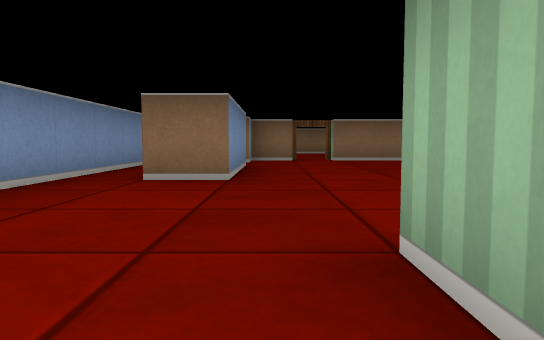
view 1 (above)

24 first-person views from a walk through a cub3D ray-caster map. The camera is about half as high as the walls, tilts 4° down and sees 70° across. The floor is counted in squares. Each view is taken from the middle of a square. On the plan, view 1 faces up. The plan holds only what a view shows up to about 9 squares ahead; the rest is blank.

view 2
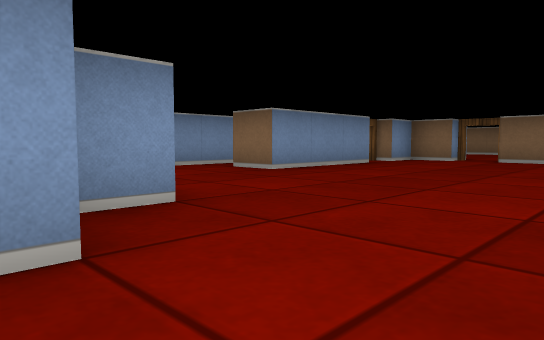

view 3
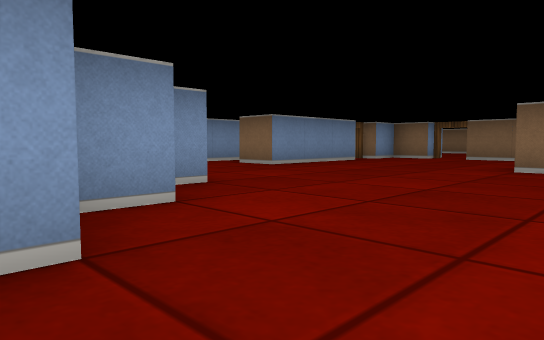

view 4
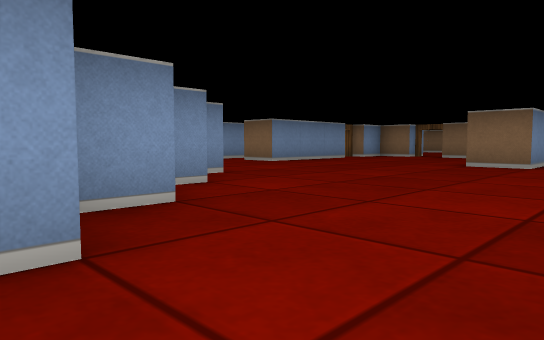

view 5
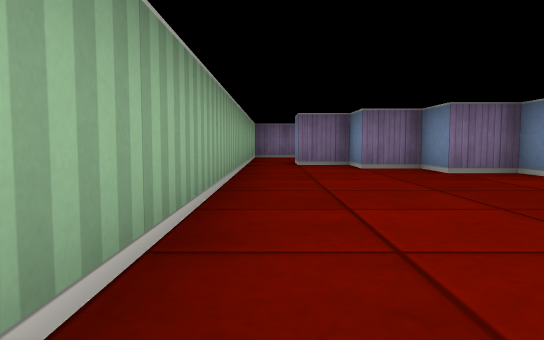

view 6
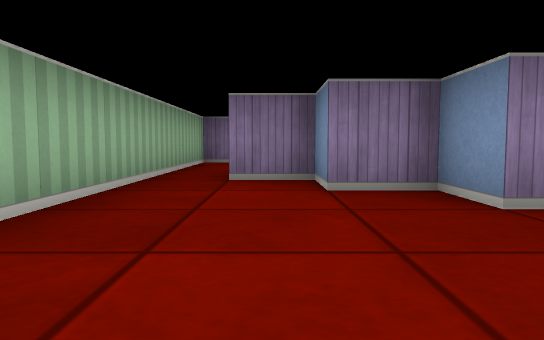

view 7
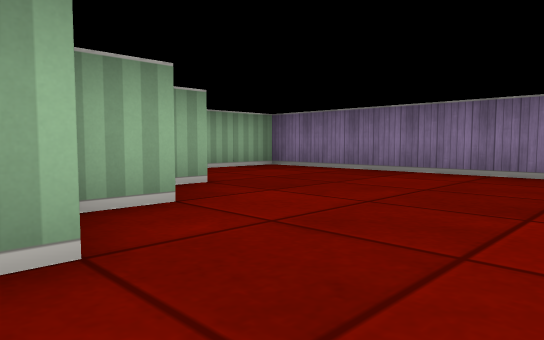

view 8
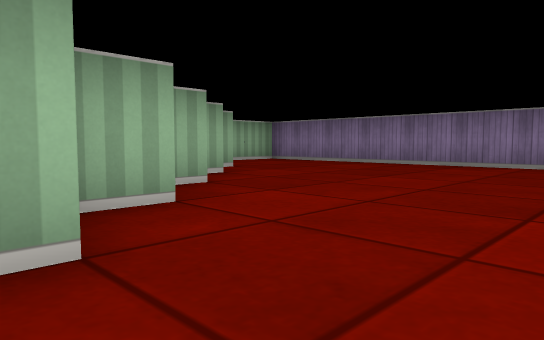

view 9
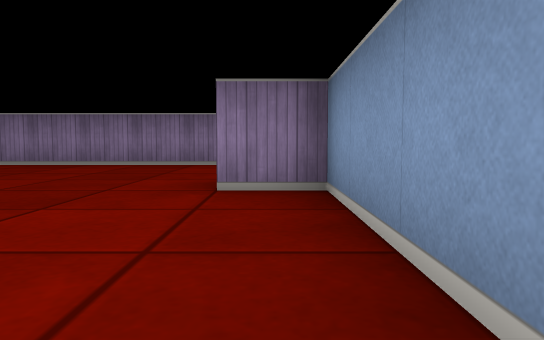

view 10
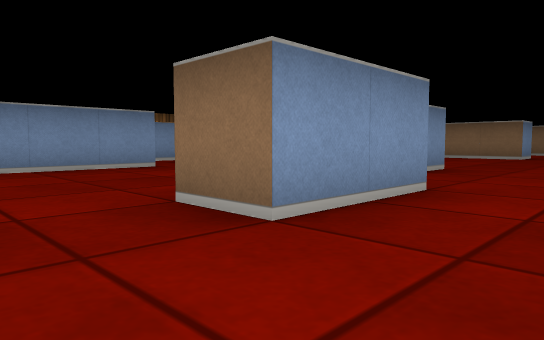

view 11
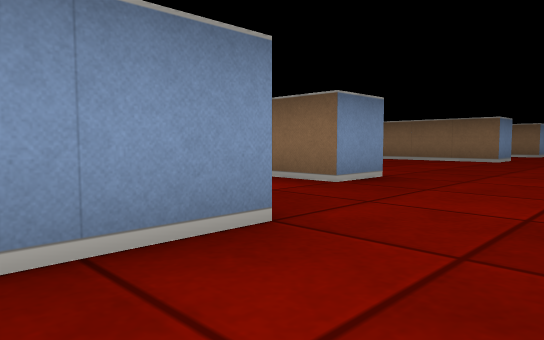

view 12
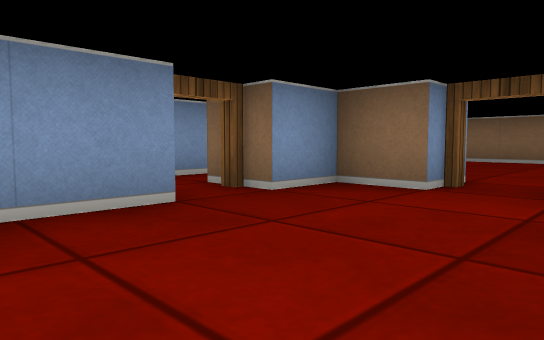

view 13
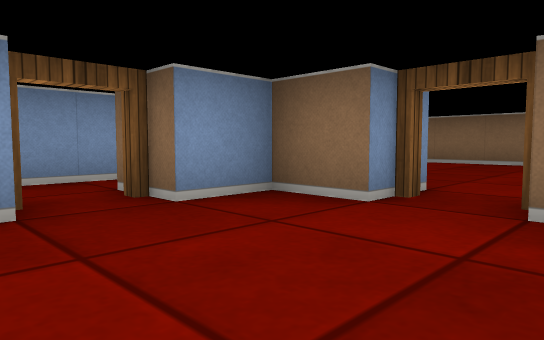

view 14
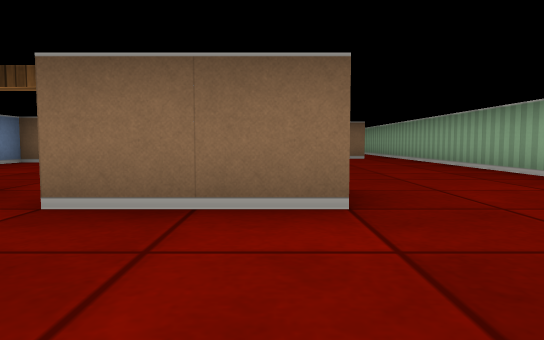

view 15
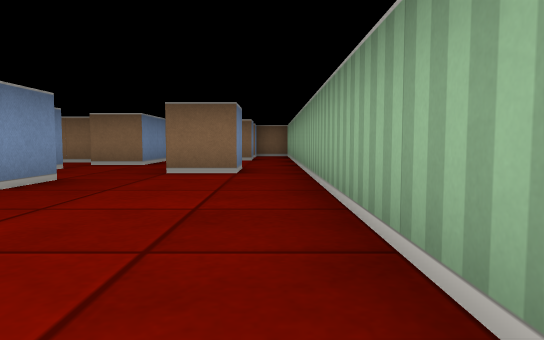

view 16
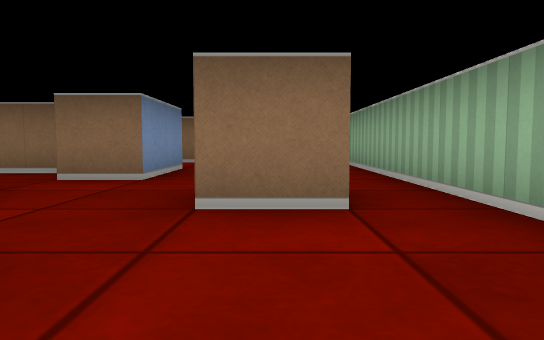

view 17
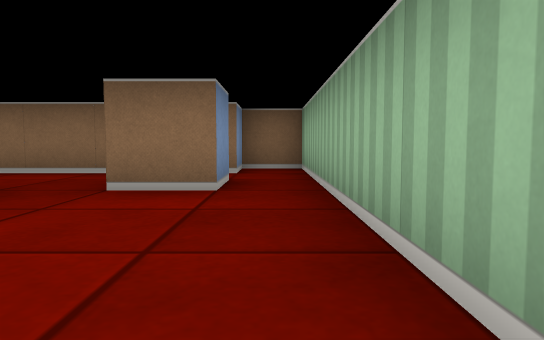

view 18
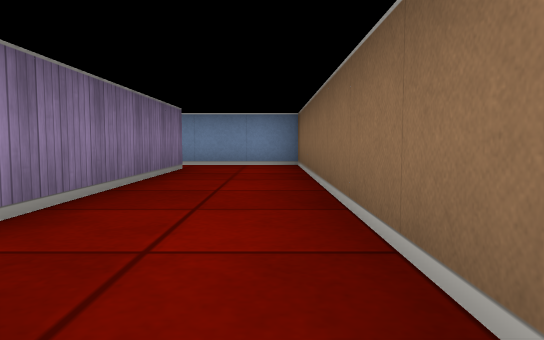

view 19
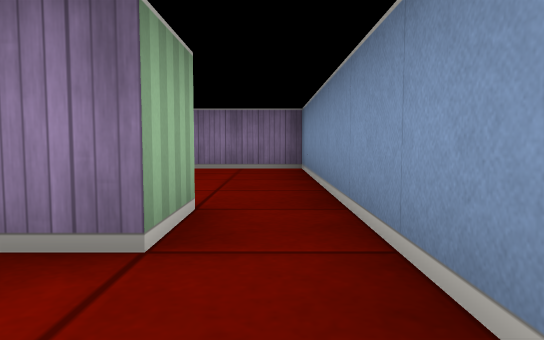

view 20
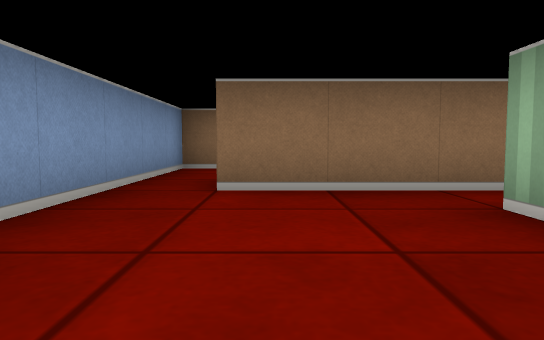

view 21
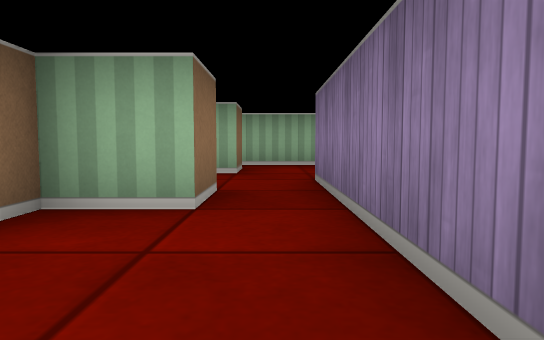

view 22
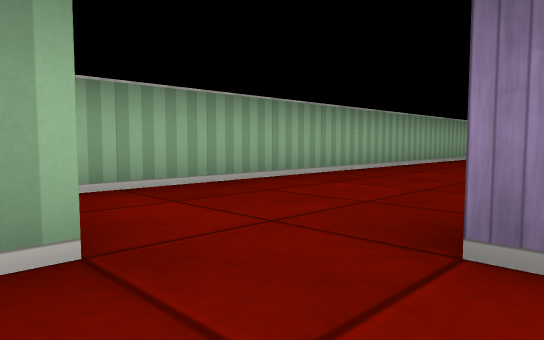

view 23
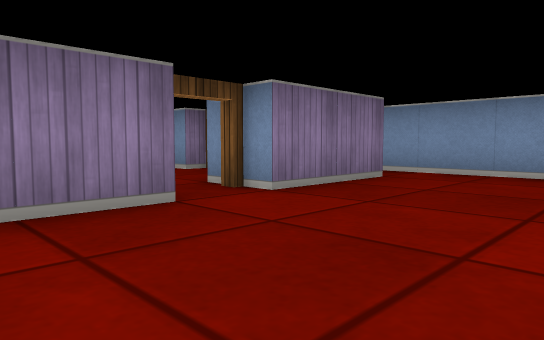

view 24
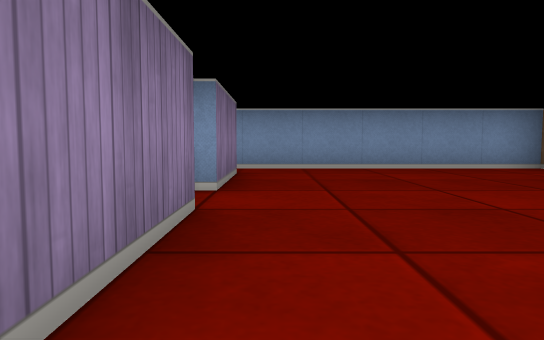

### Floor plan
Ten units are one square. View 1 is at (0, 0); x grows to the right and y downward. Boxes are objects, and circles mark ways between rooms. Rooms are numbered by the first view taken in them; rooms with no view inside come last. Other rooms are left out.
<svg viewBox="-30 -250 100 320">
<path fill="none" stroke="#000" d="M25 -6 25 5 35 5 35 15 45 15 45 25 55 25 55 35M15 -16 15 -8M5 -4 5 -15M15 6 15 -2M25 16 25 10M35 26 35 18M-25 -4 -25 25 -15 25M45 -55 35 -55M45 36 45 30M-25 -45 -25 -35M-5 -75 -5 -45 -15 -45M-10 65 65 65 65 -44M25 -95 15 -95M5 -95 -5 -95 -5 -85M25 -175 15 -175M4 -155 -25 -155 -25 -45M5 -165 35 -165 35 -155 26 -155M55 -184 55 -175 45 -175 45 -179M14 -105 35 -105 35 -95 25 -95M21 -205 4 -205M-16 -105 5 -105M35 -215 35 -195 25 -195M-15 -205 -15 -215 29 -215M65 -86 65 -245 55 -245 55 -235 -25 -235 -25 -205M45 -76 45 -55M55 -225 55 -215 45 -215M4 -205 -15 -205M-25 -205 -25 -165 5 -165M15 -175 15 -185"/>
<circle cx="-10" cy="-80" r="3" fill="#2a7"/>
<circle cx="-20" cy="-50" r="3" fill="#2a7"/>
<circle cx="10" cy="-100" r="3" fill="#2a7"/>
<circle cx="35" cy="-85" r="3" fill="#2a7"/>
<circle cx="55" cy="-65" r="3" fill="#2a7"/>
<circle cx="-20" cy="-210" r="3" fill="#2a7"/>
<circle cx="10" cy="-200" r="3" fill="#2a7"/>
<circle cx="15" cy="-170" r="3" fill="#2a7"/>
<text x="20" y="-10">1</text>
<text x="30" y="-150">2</text>
<text x="-10" y="-190">3</text>
</svg>
Room 1 opens to room 2. Room 2 opens to room 3.

Where each view was taken, in squares from view 1:
view 1: 0 up, 0 right, facing up
view 2: 0 up, 4 right, facing up-left
view 3: 1 down, 5 right, facing up-left
view 4: 2 down, 6 right, facing up-left
view 5: 5 up, 6 right, facing down
view 6: 2 up, 5 right, facing down
view 7: 1 down, 1 right, facing down-right
view 8: 1 up, 1 left, facing down-right
view 9: 1 up, 2 left, facing down
view 10: 4 up, 6 right, facing up-left
view 11: 6 up, 6 right, facing up-left
view 12: 6 up, 2 right, facing up-left
view 13: 7 up, 2 right, facing up-left
view 14: 7 up, 3 right, facing up
view 15: 12 up, 6 right, facing up
view 16: 15 up, 5 right, facing up
view 17: 18 up, 6 right, facing up
view 18: 23 up, 5 right, facing left
view 19: 23 up, 2 left, facing down
view 20: 17 up, 1 left, facing up
view 21: 17 up, 1 left, facing right
view 22: 18 up, 3 right, facing down-right
view 23: 13 up, 3 right, facing down-left
view 24: 11 up, 4 right, facing left
